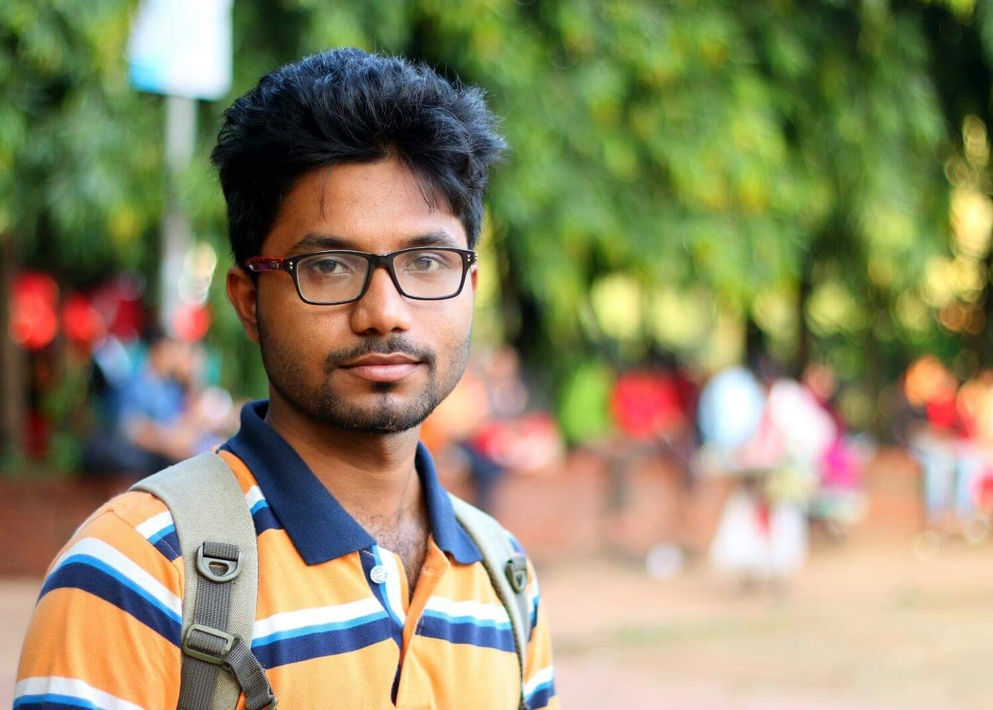
%> input picture img proc/add1.jpg, 993 x 710 px, shrunk from 1497 x 1071 before the run
$ octave fourPart.m   (GNU Octave 9; MATLAB toolbox functions it lacks are replaced by stand-ins)
%> lines starting %> are read from the running program, lines starting %| are printed output that depends on the picture
clc;
clear all;
close all;
a=imread('D:\add1.jpg');
%> a is the input picture: size 710x993x3 uint8; mean R, G, B 144.1, 138.3, 103.9
[r,c,d]=size(a);
%> r = 710; c = 993; d = 3

col1=1;
col2=floor(c/2);
%> col2 = 496
col3=col2+1;
%> col3 = 497
row1=1;
row2=floor(r/2);
%> row2 = 355
row3=row2+1;
%> row3 = 356

ul=imcrop(a,[col1 row1 col2 row2]);
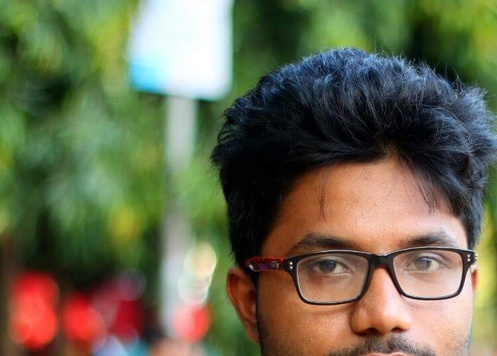
%> ul: size 356x497x3 uint8; mean R, G, B 106.3, 105.5, 79
ur=imcrop(a,[col3 row1 c-col2 row2]);
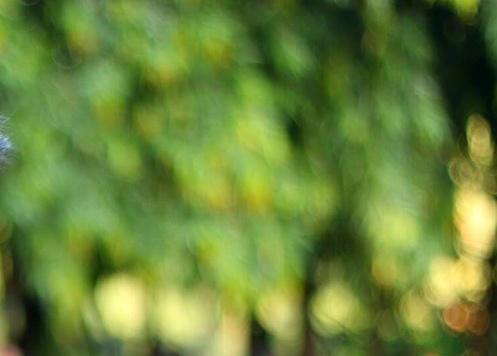
%> ur: size 356x497x3 uint8; mean R, G, B 104.6, 131.4, 57.2
ll=imcrop(a,[col1 row3 col3 r-row2]);
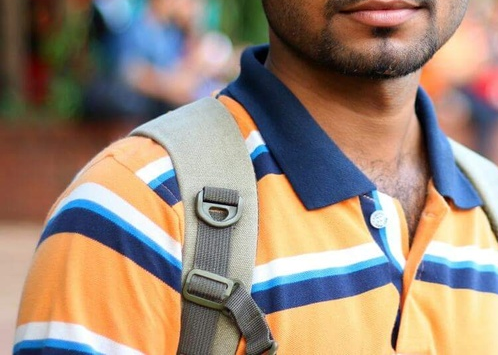
%> ll: size 355x498x3 uint8; mean R, G, B 155.3, 136.3, 120.9
lr=imcrop(a,[col3 row3 c-col2 r-row2]);
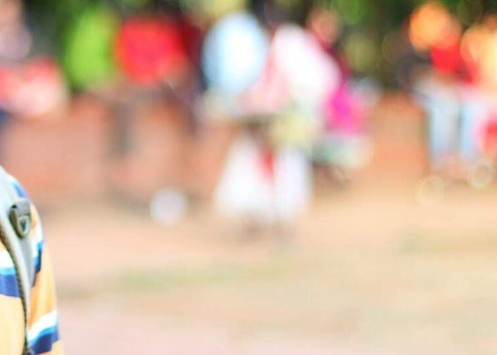
%> lr: size 355x497x3 uint8; mean R, G, B 210.3, 180.3, 158.9

subplot(4,4,1),imshow(a),title('Orginal Image')
subplot(4,4,5),imshow(ul),title('Uper Left of Image')
subplot(4,4,6),imshow(ur),title('Uper Right of Image')
subplot(4,4,7),imshow(ll),title('Lower Left of Image')
subplot(4,4,8),imshow(lr),title('Lower Right of Image')

$ run again, with img proc/add2.jpg copied over img proc/add1.jpg
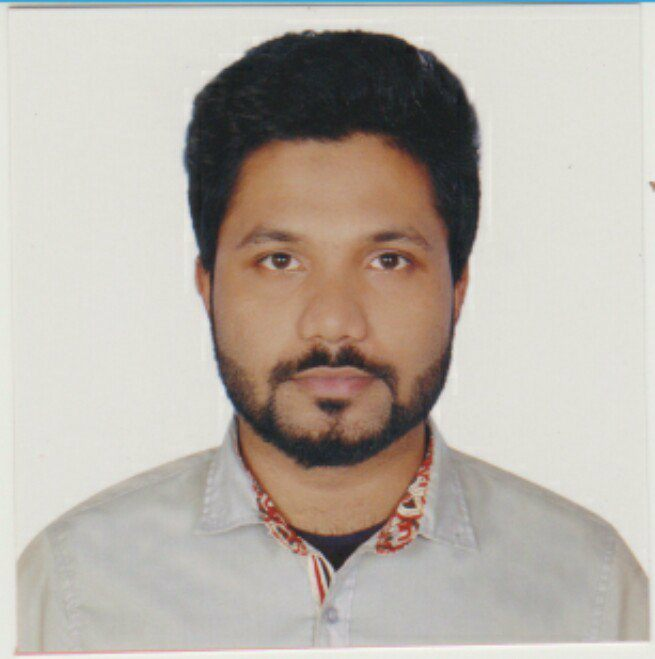
%> input picture img proc/add2.jpg, 655 x 659 px
%> a is the input picture: size 659x655x3 uint8; mean R, G, B 184.5, 177, 168.4
%> `ll=imcrop(a,[col1 row3 col3 r-row2]);`:
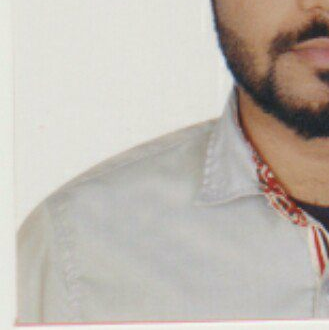
%> ll: size 330x329x3 uint8; mean R, G, B 192.5, 185.3, 177.1
%> `lr=imcrop(a,[col3 row3 c-col2 r-row2]);`:
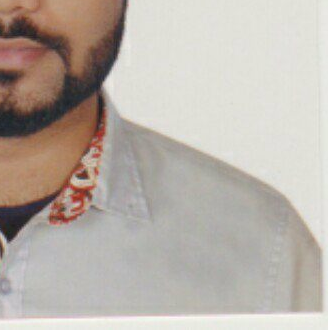
%> lr: size 330x328x3 uint8; mean R, G, B 185.6, 176.9, 168.8

$ run again, with img proc/add3.jpg copied over img proc/add1.jpg
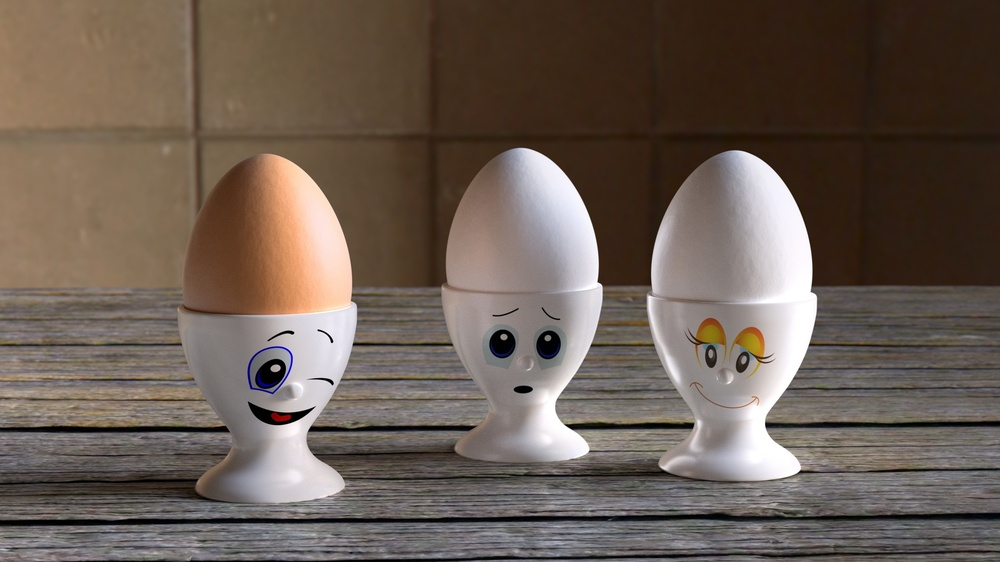
%> input picture img proc/add3.jpg, 1000 x 562 px, shrunk from 1920 x 1080 before the run
%> a is the input picture: size 562x1000x3 uint8; mean R, G, B 107.2, 94, 84.2
%> `ll=imcrop(a,[col1 row3 col3 r-row2]);`:
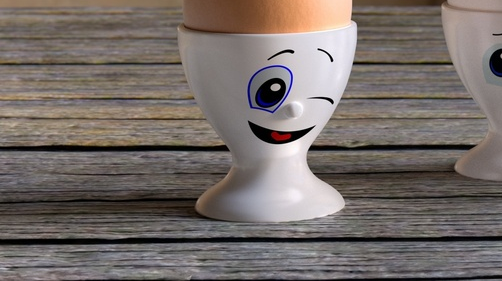
%> ll: size 281x502x3 uint8; mean R, G, B 117.8, 109.1, 104.9
%> `lr=imcrop(a,[col3 row3 c-col2 r-row2]);`:
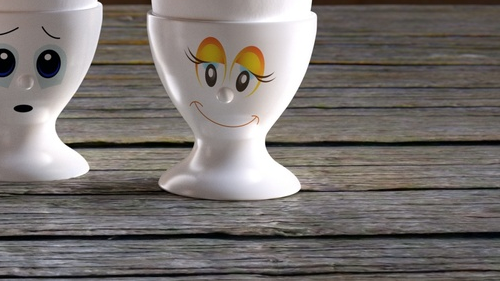
%> lr: size 281x500x3 uint8; mean R, G, B 119.2, 113.7, 110.6

$ run again, with img proc/add4.jpg copied over img proc/add1.jpg
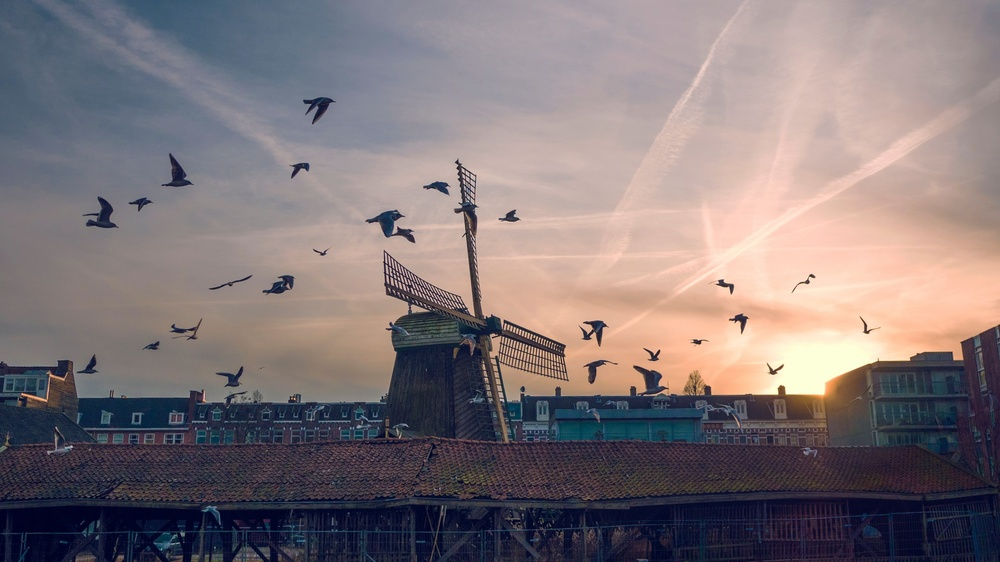
%> input picture img proc/add4.jpg, 1000 x 562 px, shrunk from 1920 x 1080 before the run
%> a is the input picture: size 562x1000x3 uint8; mean R, G, B 128.3, 117.4, 120.3
%> `ll=imcrop(a,[col1 row3 col3 r-row2]);`:
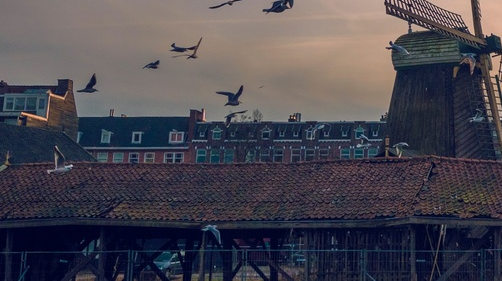
%> ll: size 281x502x3 uint8; mean R, G, B 73.4, 70.4, 79.9
%> `lr=imcrop(a,[col3 row3 c-col2 r-row2]);`:
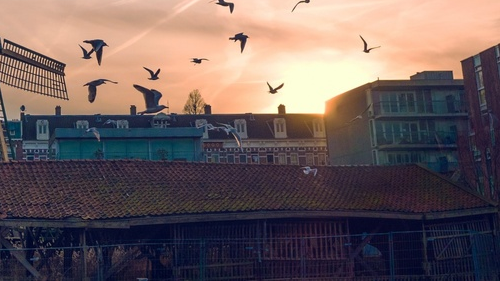
%> lr: size 281x500x3 uint8; mean R, G, B 108.7, 93, 93.1
